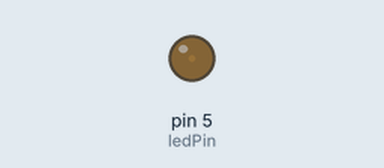
This sketch was run on a simulated Arduino Uno, built with avr-gcc and run on an emulated ATmega328P. Parts: output pins drawn as LEDs (lit = HIGH). What the sketch prints to the serial monitor is not drawn.

Above: at 0.05 s.
At 1.25 s:
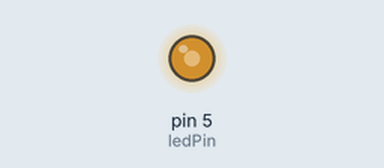
At 1.85 s:
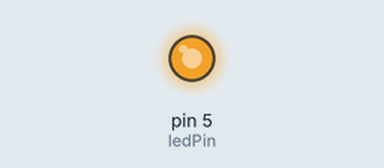
At 3.7 s:
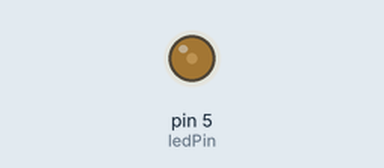
Timing chart, 0 to 5.4 s (numbered marks = the images above):
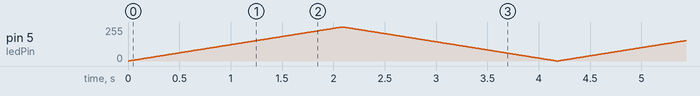

The sketch:

fade.ino
```cpp
const int ledPin = 5; // must be a PWM pin (~)

void setup() {
  Serial.begin(9600);
  pinMode(ledPin, OUTPUT);
}

void loop() {
  // fade up
  for (int brightness = 0; brightness <= 255; brightness++) {
    analogWrite(ledPin, brightness);
    Serial.println(brightness);
    delay(8);
  }

  // fade down
  for (int brightness = 255; brightness >= 0; brightness--) {
    analogWrite(ledPin, brightness);
    Serial.println(brightness);
    delay(8);
  }
}
```
